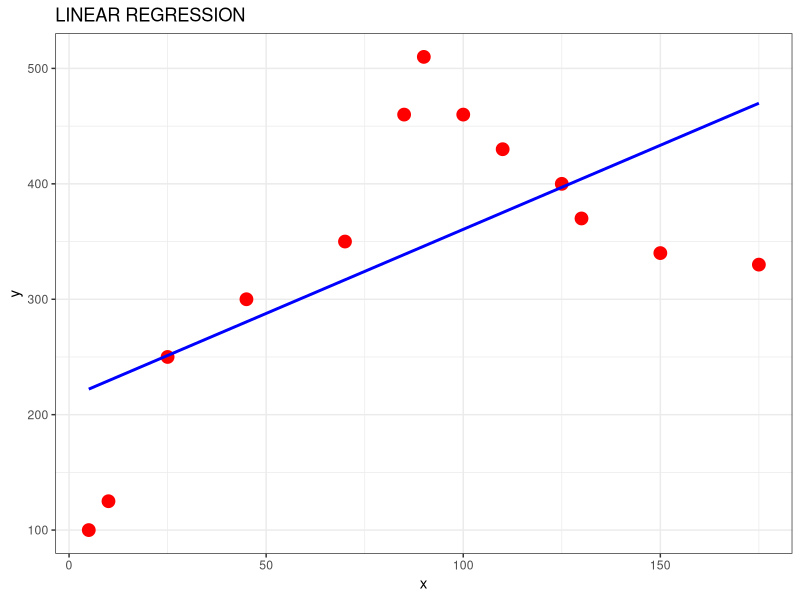
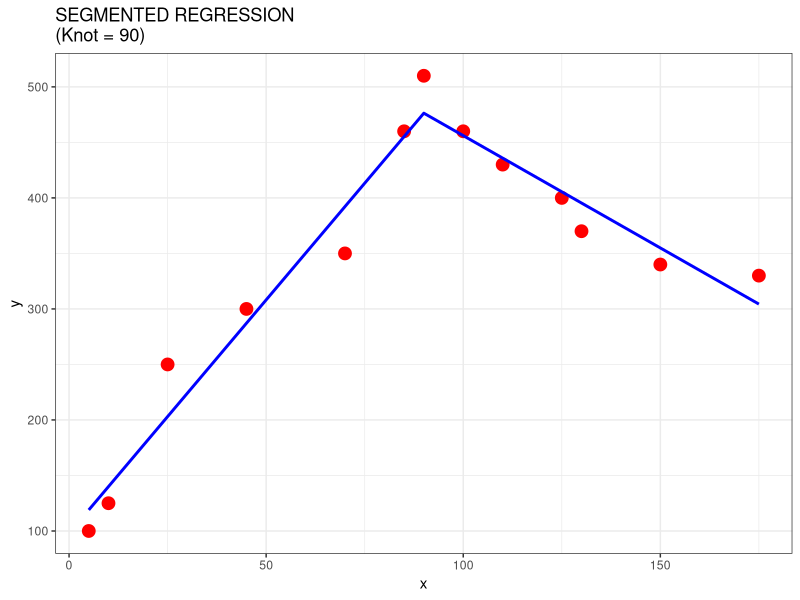
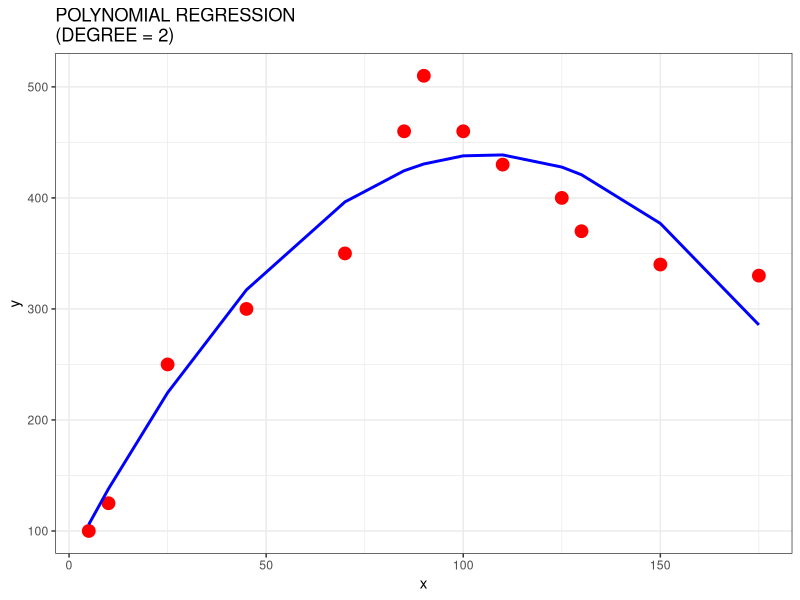
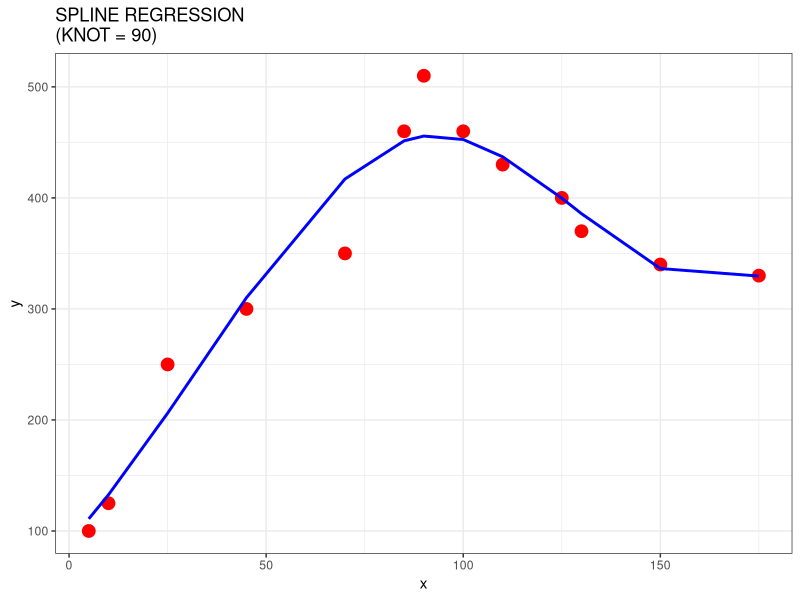
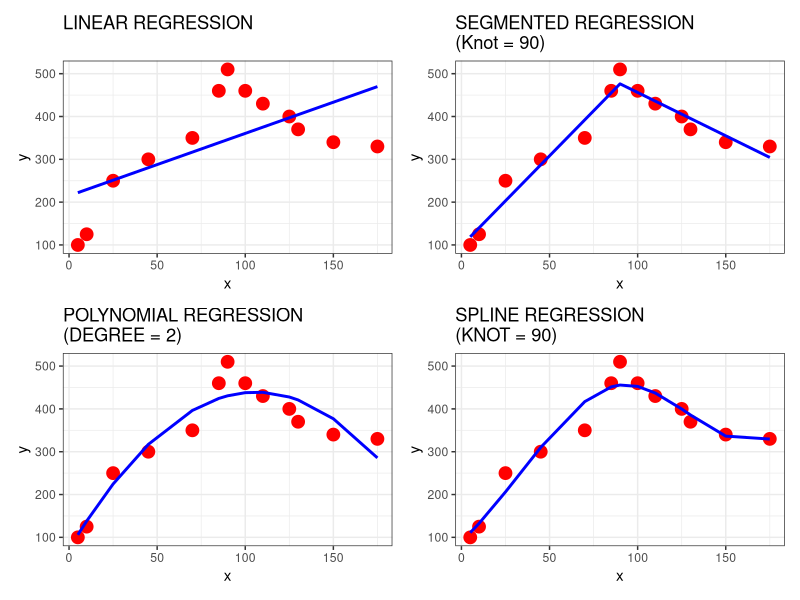

R code for these plots, in order:
## ---- chunk 1
df <- tibble::tribble(
  ~x, ~y,
  5,100,
  10,125,
  25,250,
  45,300,
  70,350,
  85,460,
  90,510,
  100,460,
  110,430,
  125,400,
  130,370,
  150,340,
  175,330
)
# Linear model
m1 <- lm(y ~ x, df)

# plot linear model
g1 <- 
  df |> 
  ggplot2::ggplot(ggplot2::aes(x = x,y = y)) +
  ggplot2::geom_point(colour = "red", size = 4) + 
  ggplot2::geom_smooth(method = "lm", color = "blue", size = 1, se = FALSE) +
  ggplot2::labs(title = "LINEAR REGRESSION") +
  ggplot2::theme_bw()

g1
## ---- chunk 2
df <- tibble::tribble(
  ~x, ~y,
  5,100,
  10,125,
  25,250,
  45,300,
  70,350,
  85,460,
  90,510,
  100,460,
  110,430,
  125,400,
  130,370,
  150,340,
  175,330
)

# dataset with categorical variable
dfseg <- 
  df |> 
  dplyr::mutate(x_class = dplyr::if_else(condition = x <= 90,
                                        true = 0,
                                        false = 1),
         dif = x - 90,
         X = dif * x_class)

# Segmetned Model
m3 <- lm(y ~ x + X, dfseg)

# predict
pred_m3 <- predict(m3)

# join predict with dataset 
dfm3 = cbind(df, pred_m3)

#plot
g2 <- 
  dfm3 |> 
  ggplot2::ggplot(ggplot2::aes(x = x,y = y)) +
  ggplot2::geom_point(colour = "red", size = 4) +
  ggplot2::geom_line(ggplot2::aes(y = pred_m3), color = "blue", size = 1, size = 1)+
  ggplot2::labs(title = "SEGMENTED REGRESSION\n(Knot = 90)") +
  ggplot2::theme_bw()

g2
## ---- chunk 3
df <- tibble::tribble(
  ~x, ~y,
  5,100,
  10,125,
  25,250,
  45,300,
  70,350,
  85,460,
  90,510,
  100,460,
  110,430,
  125,400,
  130,370,
  150,340,
  175,330
)
# Polynomial model
m2 <- lm(y ~ poly(x,degree = 2) + x, df)

# Polynomial model (degree 2)
# predict
pred_m2 <- predict(m2)

# join fit and dataset 
dfm2 = cbind(df, pred_m2)

# plot
g3 <- 
  dfm2 |> 
  ggplot2::ggplot(ggplot2::aes(x = x,y = y)) +
  ggplot2::geom_point(colour = "red", size = 4) +
  ggplot2::geom_line(ggplot2::aes(y = pred_m2), color = "blue", size = 1, size = 1)+
  ggplot2::labs(title = "POLYNOMIAL REGRESSION\n(DEGREE = 2)") +
  ggplot2::theme_bw()

g3
## ---- chunk 4
df <- tibble::tribble(
  ~x, ~y,
  5,100,
  10,125,
  25,250,
  45,300,
  70,350,
  85,460,
  90,510,
  100,460,
  110,430,
  125,400,
  130,370,
  150,340,
  175,330
)
# Spline Model
m4 <- lm(y ~ splines::bs(x,knots = 90),data = df)

# Predict
pred_m4 <- predict(m4)

# join predict with dataset
dfm4 = cbind(df, pred_m4)

# plot
g4 <- 
  dfm2 |> 
  ggplot2::ggplot(ggplot2::aes(x = x,y = y)) +
  ggplot2::geom_point(colour = "red", size = 4) +
  ggplot2::geom_line(ggplot2::aes(y = pred_m4), color = "blue", size = 1, size = 1)+
  ggplot2::labs(title = "SPLINE REGRESSION\n(KNOT = 90)") +
  ggplot2::theme_bw()

g4
## ---- chunk 5
library(patchwork)
(g1 | g2) / (g3 | g4)
